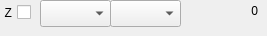
      <widget class="QFrame" name="z_frame">
       <property name="minimumSize">
        <size>
         <width>257</width>
         <height>31</height>
        </size>
       </property>
       <property name="frameShape">
        <enum>QFrame::NoFrame</enum>
       </property>
       <property name="frameShadow">
        <enum>QFrame::Plain</enum>
       </property>
       <widget class="QComboBox" name="z_axe">
        <property name="geometry">
         <rect>
          <x>110</x>
          <y>0</y>
          <width>71</width>
          <height>27</height>
         </rect>
        </property>
       </widget>
       <widget class="QCheckBox" name="zflip">
        <property name="geometry">
         <rect>
          <x>-10</x>
          <y>0</y>
          <width>41</width>
          <height>25</height>
         </rect>
        </property>
        <property name="layoutDirection">
         <enum>Qt::RightToLeft</enum>
        </property>
        <property name="text">
         <string>Z</string>
        </property>
        <property name="tristate">
         <bool>false</bool>
        </property>
       </widget>
       <widget class="QComboBox" name="zinterp">
        <property name="geometry">
         <rect>
          <x>40</x>
          <y>0</y>
          <width>71</width>
          <height>27</height>
         </rect>
        </property>
       </widget>
       <widget class="QLabel" name="zsize">
        <property name="geometry">
         <rect>
          <x>180</x>
          <y>0</y>
          <width>78</width>
          <height>21</height>
         </rect>
        </property>
        <property name="frameShape">
         <enum>QFrame::NoFrame</enum>
        </property>
        <property name="text">
         <string>0</string>
        </property>
        <property name="alignment">
         <set>Qt::AlignRight|Qt::AlignTrailing|Qt::AlignVCenter</set>
        </property>
       </widget>
      </widget>
